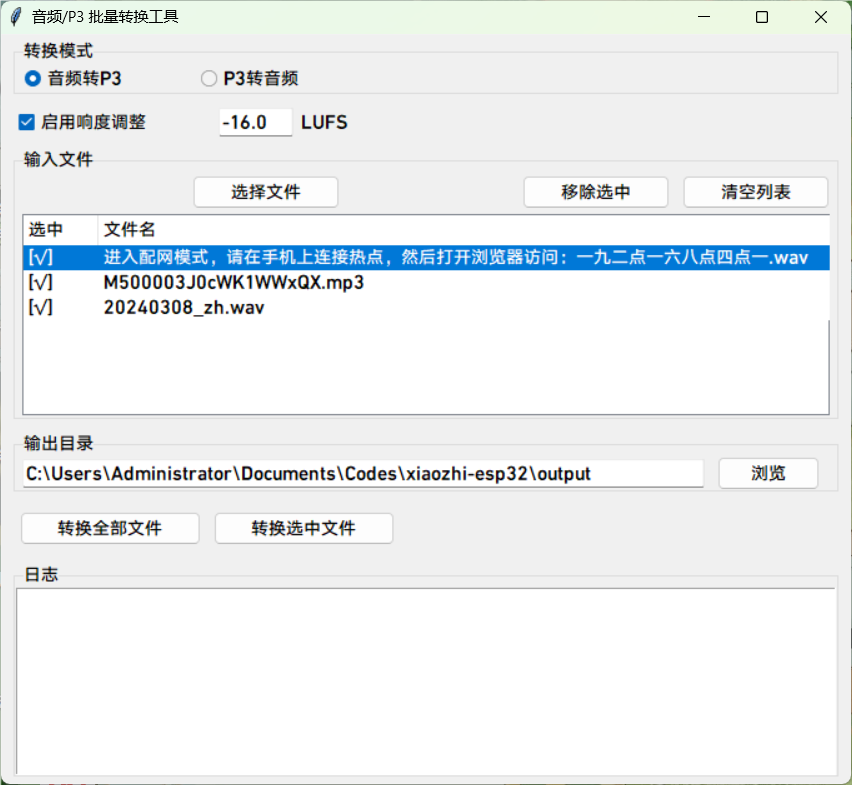
#> input picture scripts/p3_tools/img/img.png, 852 x 785 px
$ python eilik_bridge.py --image ../scripts/p3_tools/img/img.png
#> lines starting #> are read from the running program, lines starting #| are printed output that depends on the picture
#!/usr/bin/env python3
"""
=====================================================================================
DỰ ÁN: ROBOT MIU EILIK ESP32-S3
FILE: pc_tools/eilik_bridge.py
MÔ TẢ: Công cụ cầu nối PC (Python 3.10+) truyền âm thanh hệ thống (WASAPI loopback),
       video/ảnh dither Floyd-Steinberg lên OLED 128x64, gửi lệnh và nhận Telemetry.
=====================================================================================
"""

import sys
import os

if sys.platform.startswith("win"):
    try:
        sys.stdout.reconfigure(encoding="utf-8")
        sys.stderr.reconfigure(encoding="utf-8")
    except Exception:
        pass

import time
import struct
import argparse
import threading
import serial
import serial.tools.list_ports
import numpy as np
from PIL import Image

# Định nghĩa các hằng số giao thức khung nhị phân
SYNC_1 = 0xE1
SYNC_2 = 0x1C

MSG_HELLO_CAPS   = 0x01
MSG_AUDIO_CFG    = 0x02
MSG_AUDIO_DATA   = 0x03
MSG_AUDIO_CREDIT = 0x04
MSG_FRAME_1BPP   = 0x05
MSG_CMD          = 0x06
MSG_TELEM        = 0x07
MSG_PING_PONG    = 0x7F

def compute_crc16(data: bytes) -> int:
    crc = 0xFFFF
    for b in data:
        crc ^= b
        for _ in range(8):
            if crc & 1:
                crc = (crc >> 1) ^ 0xA001
            else:
                crc >>= 1
    return crc & 0xFFFF

def build_packet(msg_type: int, flags: int, payload: bytes) -> bytes:
    length = len(payload)
    header = struct.pack("<BBBBH", SYNC_1, SYNC_2, msg_type, flags, length)
    crc_data = header[2:] + payload
    crc = compute_crc16(crc_data)
    return header + payload + struct.pack("<H", crc)

def find_eilik_port():
    ports = serial.tools.list_ports.comports()
    for p in ports:
        # VID/PID thông dụng của ESP32-S3 USB Native JTAG/CDC
        if (p.vid == 0x303A) or ("ESP32" in p.description) or ("USB Serial" in p.description):
            return p.device
    if ports:
        return ports[0].device
    return None

class EilikBridge:
    def __init__(self, port_name, baud=115200):
        self.port_name = port_name
        self.baud = baud
        self.ser = None
        self.running = False
        self.audio_credit = 1024
        self.sample_pts = 0

    def connect(self):
        print(f"[BRIDGE] Đang kết nối tới cổng {self.port_name}...")
        self.ser = serial.Serial(self.port_name, self.baud, timeout=0.1)
        self.running = True
        time.sleep(1.0)
        # Gửi gói tin Hello
        pkt = build_packet(MSG_HELLO_CAPS, 0, b'{"client":"eilik_bridge_py"}')
#> in main, img is the input picture: PIL image 852x785 RGBA; mean R, G, B, A 235.1, 238.7, 240.3, 254.7
        self.ser.write(pkt)
        print("[BRIDGE] Đã gửi thông điệp HELLO_CAPS.")

    def rx_worker(self):
        buf = bytearray()
        while self.running and self.ser and self.ser.is_open:
            try:
                raw = self.ser.read(64)
                if raw:
                    buf.extend(raw)
                    while len(buf) >= 8:
                        if buf[0] == SYNC_1 and buf[1] == SYNC_2:
                            mtype, flags, length = struct.unpack("<BBH", buf[2:6])
                            total_len = 6 + length + 2
                            if len(buf) >= total_len:
                                payload = buf[6:6+length]
                                crc = struct.unpack("<H", buf[6+length:total_len])[0]
                                self.handle_packet(mtype, flags, payload)
                                buf = buf[total_len:]
                            else:
                                break
                        else:
                            buf.pop(0)
            except Exception as e:
                time.sleep(0.01)

    def handle_packet(self, mtype, flags, payload):
        if mtype == MSG_AUDIO_CREDIT:
            req, fill, underruns = struct.unpack("<HBH", payload)
            self.audio_credit = req
        elif mtype == MSG_TELEM:
            print(f"[ROBOT TELEM] {payload.decode('utf-8', errors='ignore')}")

    def send_cmd(self, json_str: str):
        pkt = build_packet(MSG_CMD, 0, json_str.encode('utf-8'))
        self.ser.write(pkt)

    def send_frame_image(self, img_pil):
        # Resize về 128x64 và dither 1-bit Floyd-Steinberg
        img_gray = img_pil.convert('L').resize((128, 64))
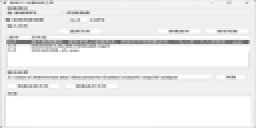
#> img_gray: PIL image 128x64 L (shown 2 times larger); min 98, max 255, mean 237.9
        img_1bit = img_gray.convert('1', dither=Image.FLOYDSTEINBERG)
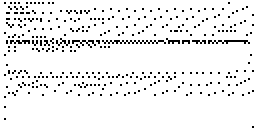
#> img_1bit: PIL image 128x64 1 (shown 2 times larger); 93.8% white; black in thin lines or dots
        arr = np.array(img_1bit, dtype=np.uint8)
#> arr: shape (64, 128); values 0 (black) and 1 (white), 93.8% white; black in thin lines or dots

        # Chuyển đổi ma trận ảnh thành Page-major (8 trang x 128 cột = 1024 bytes)
        packed = bytearray(1024)
        for page in range(8):
            for col in range(128):
                byte_val = 0
                for bit in range(8):
                    row = page * 8 + bit
                    if arr[row, col] != 0:
                        byte_val |= (1 << bit)
                packed[page * 128 + col] = byte_val

        payload = struct.pack("<I", self.sample_pts) + packed
        pkt = build_packet(MSG_FRAME_1BPP, 0, payload)
        self.ser.write(pkt)

    def close(self):
        self.running = False
        if self.ser:
            self.ser.close()

def main():
    parser = argparse.ArgumentParser(description="Eilik Robot PC Bridge Tool")
    parser.add_argument("--port", type=str, default=None, help="Cổng COM Serial")
    parser.add_argument("--cmd", type=str, default=None, help="Gửi chuỗi lệnh JSON")
    parser.add_argument("--image", type=str, default=None, help="Gửi ảnh lên màn hình OLED")
    args = parser.parse_args()

    port = args.port or find_eilik_port()
    if not port:
        print("[LỖI] Không tìm thấy cổng Serial của robot! Hãy chỉ định --port COMx")
        sys.exit(1)

    bridge = EilikBridge(port)
    bridge.connect()

    t_rx = threading.Thread(target=bridge.rx_worker, daemon=True)
    t_rx.start()

    if args.cmd:
        print(f"[BRIDGE] Đang gửi lệnh: {args.cmd}")
        bridge.send_cmd(args.cmd)
        time.sleep(0.5)
    elif args.image:
        print(f"[BRIDGE] Đang nạp ảnh: {args.image}")
        img = Image.open(args.image)
        bridge.send_frame_image(img)
        time.sleep(1.0)
    else:
        print("[BRIDGE] Đang lắng nghe Telemetry (Nhấn Ctrl+C để thoát)...")
        try:
            while True:
                time.sleep(0.2)
        except KeyboardInterrupt:
            pass

    bridge.close()

if __name__ == "__main__":
    main()
